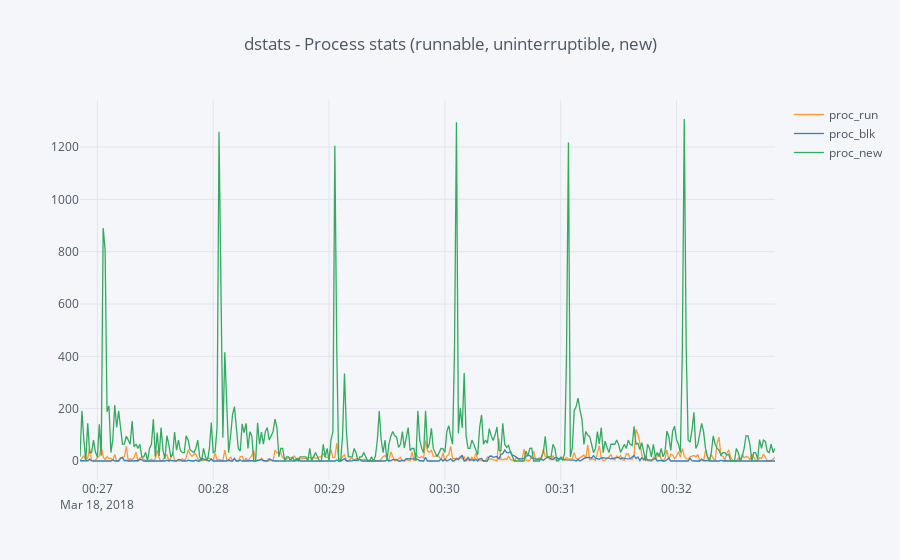

Write notebook code for a chart like this one.
### Code cell
df[['proc_run', 'proc_blk', 'proc_new']].iplot(kind='line', title='dstats - Process stats (runnable, uninterruptible, new)')

### Figure 1 — Plotly figure (JSON) as saved in the notebook; plotly's stock layout.template omitted (floating-point values rounded to 4 significant figures; data arrays with more than 128 entries replaced by an {"elided": "..."} marker saying what was removed)
{"data": [{"line": {"color": "rgba(255, 153, 51, 1.0)", "dash": "solid", "width": 1.3}, "mode": "lines", "name": "proc_run", "text": "", "type": "scatter", "x": {"elided": "361 str values"}, "y": {"elided": "361 int values"}}, {"line": {"color": "rgba(55, 128, 191, 1.0)", "dash": "solid", "width": 1.3}, "mode": "lines", "name": "proc_blk", "text": "", "type": "scatter", "x": {"elided": "361 str values"}, "y": {"elided": "361 int values"}}, {"line": {"color": "rgba(50, 171, 96, 1.0)", "dash": "solid", "width": 1.3}, "mode": "lines", "name": "proc_new", "text": "", "type": "scatter", "x": {"elided": "361 str values"}, "y": {"elided": "361 int values"}}], "layout": {"legend": {"bgcolor": "#F5F6F9", "font": {"color": "#4D5663"}}, "paper_bgcolor": "#F5F6F9", "plot_bgcolor": "#F5F6F9", "title": "dstats - Process stats (runnable, uninterruptible, new)", "titlefont": {"color": "#4D5663"}, "xaxis1": {"gridcolor": "#E1E5ED", "showgrid": true, "tickfont": {"color": "#4D5663"}, "title": "", "titlefont": {"color": "#4D5663"}, "zerolinecolor": "#E1E5ED"}, "yaxis1": {"gridcolor": "#E1E5ED", "showgrid": true, "tickfont": {"color": "#4D5663"}, "title": "", "titlefont": {"color": "#4D5663"}, "zerolinecolor": "#E1E5ED"}}}
